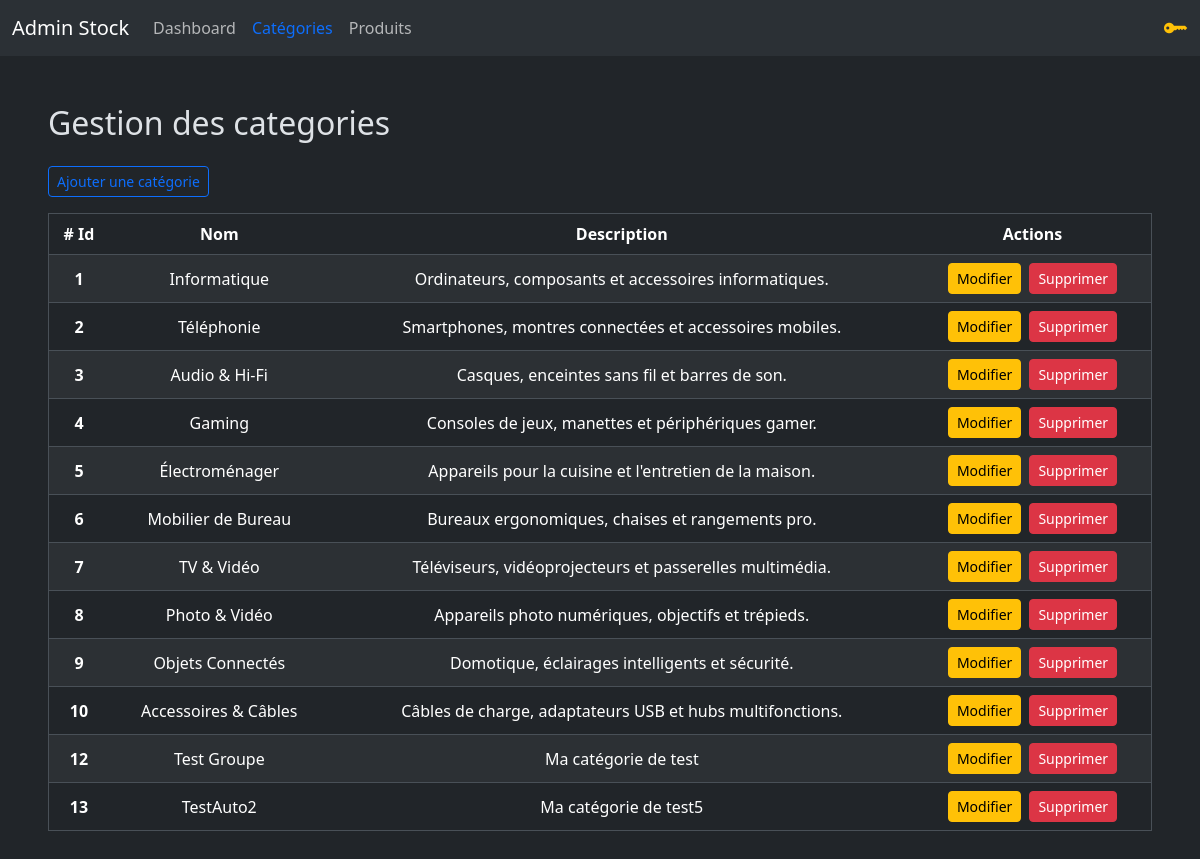
Screenshot of /admin/categories.php (signed in) with the database file from the repository.
### tables this page shows
CREATE TABLE IF NOT EXISTS `categories` (
  `id` int NOT NULL AUTO_INCREMENT,
  `name` varchar(255) NOT NULL,
  `description` text,
  PRIMARY KEY (`id`)
);

### admin/functions.php (called while the page is built, shortened)
<?php
function dbQuery(PDO $pdo, string $sql, array $params = []): PDOStatement
{
    if(empty($params)){
        return $pdo->query($sql);
    }
    $stmt = $pdo->prepare($sql);
    $stmt->execute($params);
    return $stmt;
}
function fetchAll(PDO $pdo, string $sql, array $params = []): array
{
    return dbQuery($pdo, $sql, $params)->fetchAll(PDO::FETCH_ASSOC);
}

### admin/categories.php (the view, shortened to what this page needs)
<?php
    require_once "../config/connexion.php";
    require "functions.php";
?>
<!DOCTYPE html>
<html lang="fr" data-bs-theme="dark">
<?php include("partials/head.php"); ?>
<body>
    <?php include("partials/nav.php"); ?>
    <div class="container-fluid px-3 px-md-5 py-5 mx-auto" style="max-width: 1400px;">
        <h2>Gestion des categories</h2>
        <?php
            $categories = fetchAll($bdd, "SELECT * FROM categories ORDER BY id ASC");
        ?>
        <a href="addCategory.php" class="btn btn-outline-primary btn-sm my-3">Ajouter une catégorie</a>
        <table class="table-responsive">
            <table class="table table-hover table-striped align-middle text-center w-100 border">
                <thead>
                    <tr>
                        <th scope="col" class="d-none d-md-table-cell"># Id</th>
                        <th scope="col">Nom</th>
                        <th scope="col" class="d-none d-md-table-cell">Description</th>
                        <th scope="col">Actions</th>
                    </tr>
                </thead>
                <tbody>
                    <?php foreach($categories as $category) : ?>
                        <tr>
                            <th scope="row" class="d-none d-md-table-cell"><?= $category['id'] ?></th>
                            <td><?= htmlspecialchars($category['name']) ?></td>
                            <td class="d-none d-md-table-cell"><?= htmlspecialchars($category['description']) ?></td>
                            <td>
                                <div class="d-flex justify-content-center gap-2">
                                    <a href="updateCategory.php?id=<?= $category['id'] ?>" class="btn btn-warning btn-sm">Modifier</a>
                                    <button type="button" class="btn btn-danger btn-sm" data-bs-toggle="modal" data-bs-target="#exampleModal<?= $category['id'] ?>">
                                    Supprimer
                                    </button>
                                </div>
                            </td>
                        </tr>
                    <?php endforeach; ?>
                </tbody>
            </table>
        </table>
    </div>
</body>
</html>

### rows the page displays
categories: id "1", name "Informatique", description "Ordinateurs, composants et accessoires informatiques."
categories: id "2", name "Téléphonie", description "Smartphones, montres connectées et accessoires mobiles."
categories: id "3", name "Audio & Hi-Fi", description "Casques, enceintes sans fil et barres de son."
categories: id "4", name "Gaming", description "Consoles de jeux, manettes et périphériques gamer."
categories: id "5", name "Électroménager", description "Appareils pour la cuisine et l'entretien de la maison."
categories: id "6", name "Mobilier de Bureau", description "Bureaux ergonomiques, chaises et rangements pro."
categories: id "7", name "TV & Vidéo", description "Téléviseurs, vidéoprojecteurs et passerelles multimédia."
categories: id "8", name "Photo & Vidéo", description "Appareils photo numériques, objectifs et trépieds."
categories: id "9", name "Objets Connectés", description "Domotique, éclairages intelligents et sécurité."
categories: id "10", name "Accessoires & Câbles", description "Câbles de charge, adaptateurs USB et hubs multifonctions."
categories: id "12", name "Test Groupe", description "Ma catégorie de test"
categories: id "13", name "TestAuto2", description "Ma catégorie de test5"
